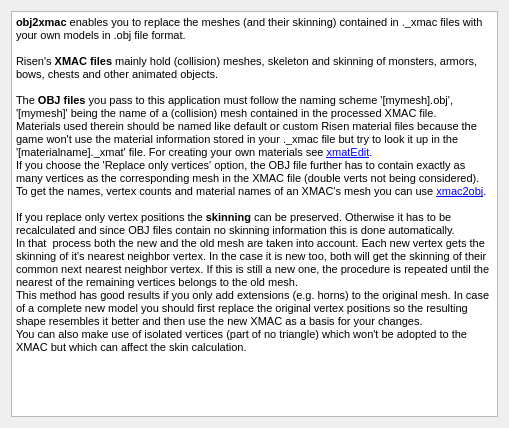
<?xml version="1.0" encoding="UTF-8"?>
<ui version="4.0">
 <class>ShortInstruction</class>
 <widget class="QDialog" name="ShortInstruction">
  <property name="windowModality">
   <enum>Qt::WindowModal</enum>
  </property>
  <property name="geometry">
   <rect>
    <x>0</x>
    <y>0</y>
    <width>509</width>
    <height>428</height>
   </rect>
  </property>
  <property name="sizePolicy">
   <sizepolicy hsizetype="Preferred" vsizetype="Preferred">
    <horstretch>0</horstretch>
    <verstretch>0</verstretch>
   </sizepolicy>
  </property>
  <property name="minimumSize">
   <size>
    <width>509</width>
    <height>200</height>
   </size>
  </property>
  <property name="maximumSize">
   <size>
    <width>509</width>
    <height>16777215</height>
   </size>
  </property>
  <property name="windowTitle">
   <string>Short Instruction</string>
  </property>
  <layout class="QHBoxLayout" name="horizontalLayout">
   <item>
    <widget class="QTextBrowser" name="textBrowser">
     <property name="html">
      <string>&lt;!DOCTYPE HTML PUBLIC &quot;-//W3C//DTD HTML 4.0//EN&quot; &quot;http://www.w3.org/TR/REC-html40/strict.dtd&quot;&gt;
&lt;html&gt;&lt;head&gt;&lt;meta name=&quot;qrichtext&quot; content=&quot;1&quot; /&gt;&lt;style type=&quot;text/css&quot;&gt;
p, li { white-space: pre-wrap; }
&lt;/style&gt;&lt;/head&gt;&lt;body style=&quot; font-family:'MS Shell Dlg 2'; font-size:8.25pt; font-weight:400; font-style:normal;&quot;&gt;
&lt;p style=&quot; margin-top:0px; margin-bottom:0px; margin-left:0px; margin-right:0px; -qt-block-indent:0; text-indent:0px;&quot;&gt;&lt;span style=&quot; font-size:8pt; font-weight:600;&quot;&gt;obj2xmac&lt;/span&gt;&lt;span style=&quot; font-size:8pt;&quot;&gt; enables you to replace the meshes (and their skinning) contained in ._xmac files with your own models in .obj file format.&lt;/span&gt;&lt;/p&gt;
&lt;p style=&quot;-qt-paragraph-type:empty; margin-top:0px; margin-bottom:0px; margin-left:0px; margin-right:0px; -qt-block-indent:0; text-indent:0px; font-size:8pt;&quot;&gt;&lt;/p&gt;
&lt;p style=&quot; margin-top:0px; margin-bottom:0px; margin-left:0px; margin-right:0px; -qt-block-indent:0; text-indent:0px;&quot;&gt;&lt;span style=&quot; font-size:8pt;&quot;&gt;Risen's &lt;/span&gt;&lt;span style=&quot; font-size:8pt; font-weight:600;&quot;&gt;XMAC files&lt;/span&gt;&lt;span style=&quot; font-size:8pt;&quot;&gt; mainly hold (collision) meshes, skeleton and skinning of monsters, armors, bows, chests and other animated objects.&lt;/span&gt;&lt;/p&gt;
&lt;p style=&quot;-qt-paragraph-type:empty; margin-top:0px; margin-bottom:0px; margin-left:0px; margin-right:0px; -qt-block-indent:0; text-indent:0px; font-size:8pt;&quot;&gt;&lt;/p&gt;
&lt;p style=&quot; margin-top:0px; margin-bottom:0px; margin-left:0px; margin-right:0px; -qt-block-indent:0; text-indent:0px;&quot;&gt;&lt;span style=&quot; font-size:8pt;&quot;&gt;The &lt;/span&gt;&lt;span style=&quot; font-size:8pt; font-weight:600;&quot;&gt;OBJ files&lt;/span&gt;&lt;span style=&quot; font-size:8pt;&quot;&gt; you pass to this application must follow the naming scheme '[mymesh].obj', '[mymesh]' being the name of a (collision) mesh contained in the processed XMAC file.&lt;/span&gt;&lt;/p&gt;
&lt;p style=&quot; margin-top:0px; margin-bottom:0px; margin-left:0px; margin-right:0px; -qt-block-indent:0; text-indent:0px;&quot;&gt;&lt;span style=&quot; font-size:8pt;&quot;&gt;Materials used therein should be named like default or custom Risen material files because the game won't use the material information stored in your ._xmac file but try to look it up in the '[materialname]._xmat' file. For creating your own materials see &lt;/span&gt;&lt;a href=&quot;http://www.baltr.de/xmatEdit.htm&quot;&gt;&lt;span style=&quot; font-size:8pt; text-decoration: underline; color:#0000ff;&quot;&gt;xmatEdit&lt;/span&gt;&lt;/a&gt;&lt;span style=&quot; font-size:8pt;&quot;&gt;.&lt;/span&gt;&lt;/p&gt;
&lt;p style=&quot; margin-top:0px; margin-bottom:0px; margin-left:0px; margin-right:0px; -qt-block-indent:0; text-indent:0px;&quot;&gt;&lt;span style=&quot; font-size:8pt;&quot;&gt;If you choose the 'Replace only vertices' option, the OBJ file further has to contain exactly as many vertices as the corresponding mesh in the XMAC file (double verts not being considered).&lt;/span&gt;&lt;/p&gt;
&lt;p style=&quot; margin-top:0px; margin-bottom:0px; margin-left:0px; margin-right:0px; -qt-block-indent:0; text-indent:0px;&quot;&gt;&lt;span style=&quot; font-size:8pt;&quot;&gt;To get the names, vertex counts and material names of an XMAC's mesh you can use &lt;/span&gt;&lt;a href=&quot;http://www.baltr.de/xmac2obj.htm&quot;&gt;&lt;span style=&quot; font-size:8pt; text-decoration: underline; color:#0000ff;&quot;&gt;xmac2obj&lt;/span&gt;&lt;/a&gt;&lt;span style=&quot; font-size:8pt;&quot;&gt;.&lt;/span&gt;&lt;/p&gt;
&lt;p style=&quot;-qt-paragraph-type:empty; margin-top:0px; margin-bottom:0px; margin-left:0px; margin-right:0px; -qt-block-indent:0; text-indent:0px; font-size:8pt;&quot;&gt;&lt;/p&gt;
&lt;p style=&quot; margin-top:0px; margin-bottom:0px; margin-left:0px; margin-right:0px; -qt-block-indent:0; text-indent:0px;&quot;&gt;&lt;span style=&quot; font-size:8pt;&quot;&gt;If you replace only vertex positions the &lt;/span&gt;&lt;span style=&quot; font-size:8pt; font-weight:600;&quot;&gt;skinning&lt;/span&gt;&lt;span style=&quot; font-size:8pt;&quot;&gt; can be preserved. Otherwise it has to be recalculated and since OBJ files contain no skinning information this is done automatically.&lt;/span&gt;&lt;/p&gt;
&lt;p style=&quot; margin-top:0px; margin-bottom:0px; margin-left:0px; margin-right:0px; -qt-block-indent:0; text-indent:0px;&quot;&gt;&lt;span style=&quot; font-size:8pt;&quot;&gt;In that  process both the new and the old mesh are taken into account. Each new vertex gets the skinning of it's nearest neighbor vertex. In the case it is new too, both will get the skinning of their common next nearest neighbor vertex. If this is still a new one, the procedure is repeated until the nearest of the remaining vertices belongs to the old mesh.&lt;/span&gt;&lt;/p&gt;
&lt;p style=&quot; margin-top:0px; margin-bottom:0px; margin-left:0px; margin-right:0px; -qt-block-indent:0; text-indent:0px;&quot;&gt;&lt;span style=&quot; font-size:8pt;&quot;&gt;This method has good results if you only add extensions (e.g. horns) to the original mesh. In case of a complete new model you should first replace the original vertex positions so the resulting shape resembles it better and then use the new XMAC as a basis for your changes.&lt;/span&gt;&lt;/p&gt;
&lt;p style=&quot; margin-top:0px; margin-bottom:0px; margin-left:0px; margin-right:0px; -qt-block-indent:0; text-indent:0px;&quot;&gt;&lt;span style=&quot; font-size:8pt;&quot;&gt;You can also make use of isolated vertices (part of no triangle) which won't be adopted to the XMAC but which can affect the skin calculation.&lt;/span&gt;&lt;/p&gt;&lt;/body&gt;&lt;/html&gt;</string>
     </property>
     <property name="openExternalLinks">
      <bool>true</bool>
     </property>
    </widget>
   </item>
  </layout>
 </widget>
 <resources/>
 <connections/>
</ui>
